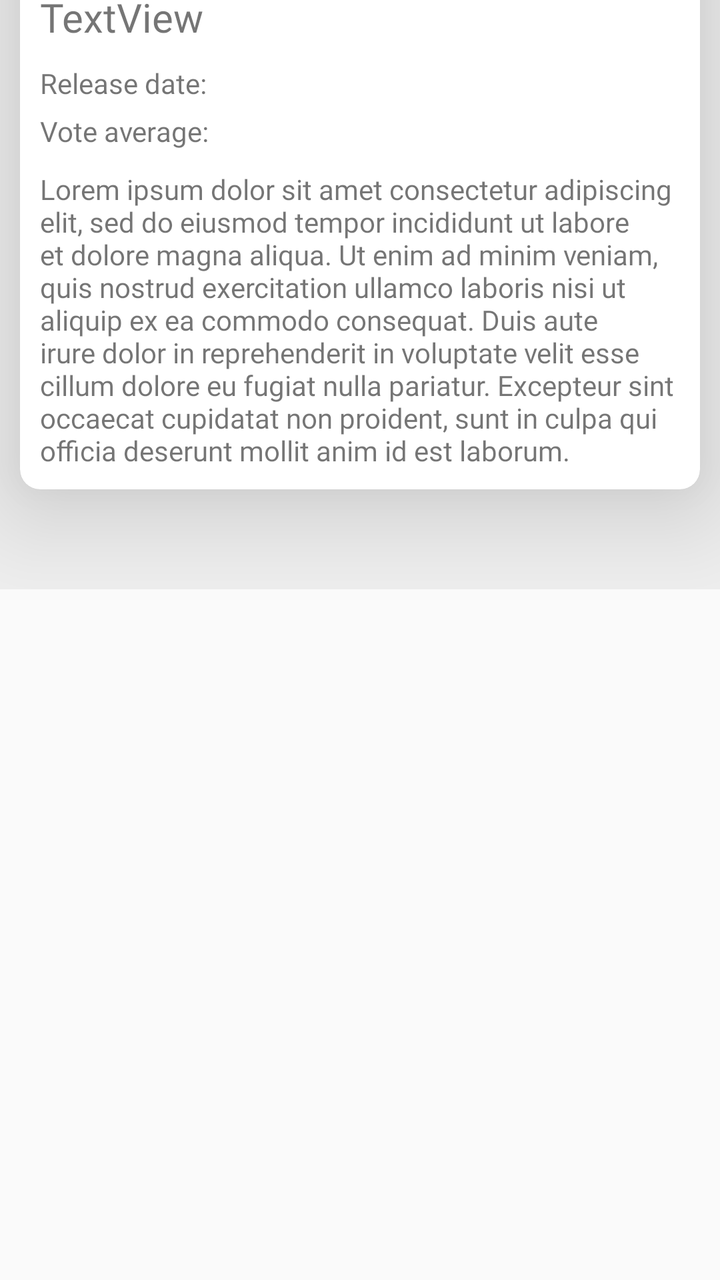
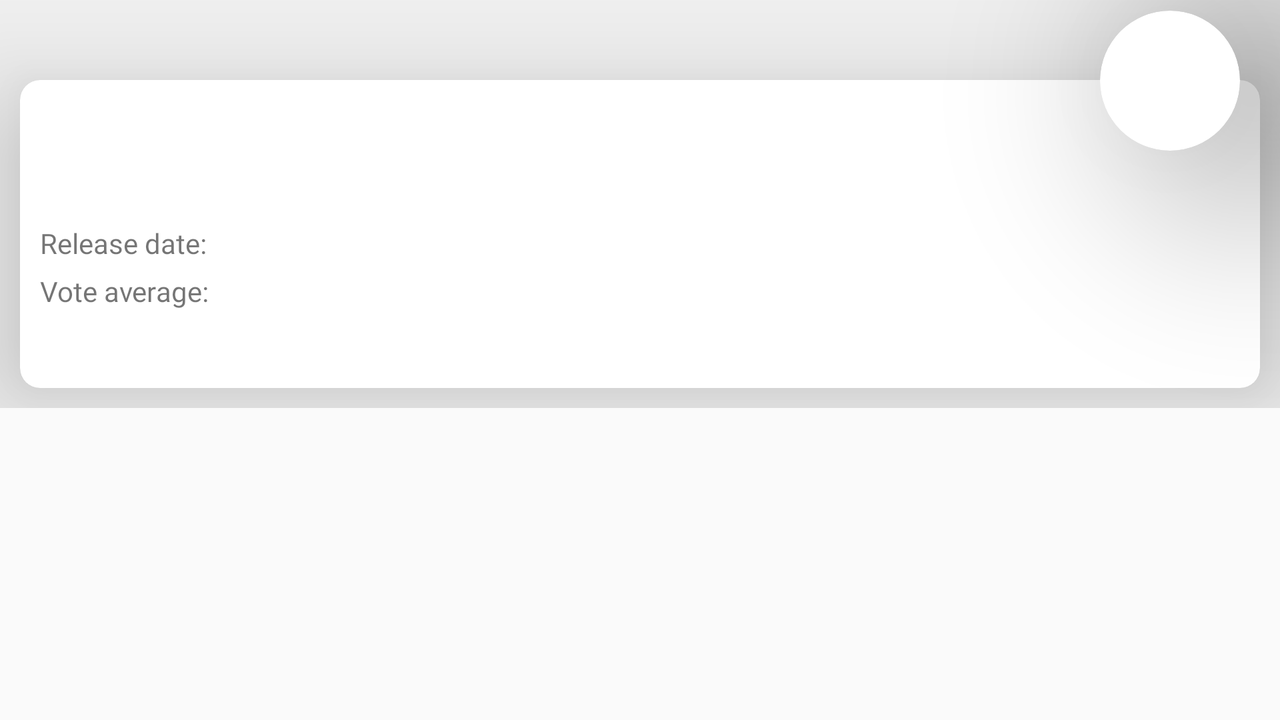

First picture: res/layout/ on a phone held upright. Second picture: the repository's own variant of that layout, on a device whose configuration matches the variant's folder. Source for both follows.
<!-- AndroidManifest.xml: application theme AppTheme -->
<!-- res/layout/activity_detail.xml -->
<?xml version="1.0" encoding="utf-8"?>
<ScrollView
    xmlns:android="http://schemas.android.com/apk/res/android"
    xmlns:app="http://schemas.android.com/apk/res-auto"
    xmlns:tools="http://schemas.android.com/tools"
    android:layout_width="match_parent"
    android:layout_height="match_parent"
    tools:context=".screens.DetailActivity">


    <androidx.constraintlayout.widget.ConstraintLayout
        android:layout_width="match_parent"
        android:layout_height="0dp"
        android:background="#F0F0F0">


        <androidx.recyclerview.widget.RecyclerView
            android:id="@+id/recyclerViewTrailers"
            android:layout_width="match_parent"
            android:layout_height="match_parent"
            android:translationY="-30dp"
            app:layout_constraintBottom_toBottomOf="parent"
            app:layout_constraintEnd_toEndOf="parent"
            app:layout_constraintStart_toStartOf="parent"
            app:layout_constraintTop_toBottomOf="@+id/cardView2" />

        <ImageView
            android:id="@+id/bigPoster"
            android:layout_width="0dp"
            android:layout_height="wrap_content"
            android:adjustViewBounds="true"
            android:translationZ="20dp"
            app:layout_constraintEnd_toEndOf="parent"
            app:layout_constraintStart_toStartOf="parent"
            app:layout_constraintTop_toTopOf="parent" />


        <androidx.constraintlayout.widget.Guideline
            android:id="@+id/guideline"
            android:layout_width="wrap_content"
            android:layout_height="wrap_content"
            android:orientation="vertical"
            app:layout_constraintGuide_percent="0.5" />

        <androidx.cardview.widget.CardView
            android:layout_width="70dp"
            android:layout_height="70dp"
            android:translationZ="60dp"
            app:cardCornerRadius="35dp"
            android:layout_margin="20dp"
            android:padding="10dp"
            android:onClick="changeStatus"
            app:layout_constraintBottom_toTopOf="@+id/cardView2"
            app:layout_constraintEnd_toEndOf="parent">

            <ImageView
                android:id="@+id/imageView2"
                android:layout_width="50dp"
                android:layout_height="50dp"
                android:layout_gravity="center" />

        </androidx.cardview.widget.CardView>


        <androidx.cardview.widget.CardView
            android:id="@+id/cardView2"
            android:layout_width="match_parent"
            android:layout_height="wrap_content"
            android:layout_margin="10dp"
            android:translationY="-50dp"
            android:translationZ="30dp"
            app:cardCornerRadius="10dp"
            app:layout_constraintEnd_toEndOf="parent"
            app:layout_constraintStart_toStartOf="parent"
            app:layout_constraintTop_toBottomOf="@id/bigPoster">

            <LinearLayout
                android:layout_width="match_parent"
                android:layout_height="match_parent"
                android:orientation="vertical">


                <TextView
                    android:id="@+id/titleValue"
                    android:layout_width="match_parent"
                    android:layout_height="wrap_content"
                    android:layout_marginStart="10dp"
                    android:layout_marginTop="35dp"
                    android:layout_marginBottom="5dp"
                    android:fontFamily="@font/montserrat_bold"
                    android:text="TextView"
                    android:textSize="20sp" />

                <TextView
                    android:id="@+id/releaseDate"
                    android:layout_width="match_parent"
                    android:layout_height="wrap_content"
                    android:layout_marginStart="10dp"
                    android:layout_marginTop="5dp"
                    android:fontFamily="@font/montserrat"
                    android:text="Release date: " />

                <TextView
                    android:id="@+id/voteAverage"
                    android:layout_width="match_parent"
                    android:layout_height="wrap_content"
                    android:layout_marginStart="10dp"
                    android:layout_marginTop="5dp"
                    android:fontFamily="@font/montserrat"
                    android:text="Vote average: " />

                <TextView
                    android:id="@+id/descriptionValue"
                    android:layout_width="wrap_content"
                    android:layout_height="wrap_content"
                    android:fontFamily="@font/montserrat"
                    android:padding="10dp"
                    android:text="Lorem ipsum dolor sit amet consectetur adipiscing elit, sed do eiusmod tempor incididunt ut labore et dolore magna aliqua. Ut enim ad minim veniam, quis nostrud exercitation ullamco laboris nisi ut aliquip ex ea commodo consequat. Duis aute irure dolor in reprehenderit in voluptate velit esse cillum dolore eu fugiat nulla pariatur. Excepteur sint occaecat cupidatat non proident, sunt in culpa qui officia deserunt mollit anim id est laborum. " />

            </LinearLayout>
        </androidx.cardview.widget.CardView>




    </androidx.constraintlayout.widget.ConstraintLayout>
</ScrollView>
<!-- resources referenced by this layout -->
<resources>
  <style name="AppTheme" parent="Theme.AppCompat.Light.DarkActionBar">
          
          <item name="colorPrimary">@color/colorBlack</item>
          <item name="colorPrimaryDark">@color/colorGreen</item>
          <item name="colorAccent">@color/colorAccent</item>
      </style>
  <color name="colorBlack">#000000</color>
  <color name="colorGreen">#00CC00</color>
  <color name="colorAccent">#03DAC5</color>
</resources>
<!-- res/layout-land/activity_detail.xml (the repository's variant of the layout above) -->
<!-- drawn on the phone turned sideways -->
<?xml version="1.0" encoding="utf-8"?>
<androidx.constraintlayout.widget.ConstraintLayout
    xmlns:android="http://schemas.android.com/apk/res/android"
    xmlns:app="http://schemas.android.com/apk/res-auto"
    xmlns:tools="http://schemas.android.com/tools"
    android:layout_width="match_parent"
    android:layout_height="match_parent"
    tools:context=".screens.DetailActivity">


    <ImageView
        android:id="@+id/bigPoster"
        android:layout_width="0dp"
        android:layout_height="wrap_content"
        android:adjustViewBounds="true"
        android:translationZ="20dp"
        android:src="@drawable/heart_off"
        app:layout_constraintBottom_toBottomOf="parent"
        app:layout_constraintTop_toTopOf="parent"
        app:layout_constraintStart_toStartOf="parent"
        android:contentDescription="@string/big_poster" />

    <ScrollView
        android:id="@+id/scrollView2"
        android:layout_width="0dp"
        android:layout_height="wrap_content"
        android:background="#F0F0F0"
        app:layout_constraintEnd_toEndOf="parent"
        app:layout_constraintStart_toEndOf="@id/bigPoster"
        app:layout_constraintTop_toTopOf="parent">

    <androidx.constraintlayout.widget.ConstraintLayout
        android:layout_width="match_parent"
        android:layout_height="wrap_content"
        app:layout_constraintTop_toTopOf="parent"
        app:layout_constraintBottom_toBottomOf="parent"
        app:layout_constraintStart_toStartOf="parent"
        app:layout_constraintEnd_toEndOf="parent">


        <androidx.cardview.widget.CardView
            android:layout_width="70dp"
            android:layout_height="70dp"
            android:layout_margin="20dp"
            android:onClick="changeStatus"
            android:padding="10dp"
            android:translationZ="60dp"
            android:translationY="30dp"
            app:cardCornerRadius="35dp"
            app:layout_constraintBottom_toTopOf="@+id/cardView2"
            app:layout_constraintEnd_toEndOf="parent"
            app:layout_constraintTop_toTopOf="@+id/cardView2">

            <ImageView
                android:id="@+id/imageView2"
                android:layout_width="50dp"
                android:layout_height="50dp"
                android:layout_gravity="center"
                android:contentDescription="@string/like" />

        </androidx.cardview.widget.CardView>


        <androidx.cardview.widget.CardView
            android:id="@+id/cardView2"
            android:layout_width="0dp"
            android:layout_height="wrap_content"
            android:layout_margin="10dp"
            android:translationZ="30dp"
            app:cardCornerRadius="10dp"
            android:translationY="30dp"
            app:layout_constraintEnd_toEndOf="parent"
            app:layout_constraintStart_toStartOf="parent"
            app:layout_constraintTop_toTopOf="parent">

            <LinearLayout
                android:layout_width="match_parent"
                android:layout_height="match_parent"
                android:orientation="vertical">


                <TextView
                    android:id="@+id/titleValue"
                    android:layout_width="match_parent"
                    android:layout_height="wrap_content"
                    android:layout_marginStart="10dp"
                    android:layout_marginTop="35dp"
                    android:layout_marginBottom="5dp"
                    android:fontFamily="@font/montserrat_bold"
                    android:text=""
                    android:textSize="20sp" />

                <TextView
                    android:id="@+id/releaseDate"
                    android:layout_width="match_parent"
                    android:layout_height="wrap_content"
                    android:layout_marginStart="10dp"
                    android:layout_marginTop="5dp"
                    android:fontFamily="@font/montserrat"
                    android:text="@string/release_date" />

                <TextView
                    android:id="@+id/voteAverage"
                    android:layout_width="match_parent"
                    android:layout_height="wrap_content"
                    android:layout_marginStart="10dp"
                    android:layout_marginTop="5dp"
                    android:fontFamily="@font/montserrat"
                    android:text="@string/vote_average" />

                <TextView
                    android:id="@+id/descriptionValue"
                    android:layout_width="wrap_content"
                    android:layout_height="wrap_content"
                    android:fontFamily="@font/montserrat"
                    android:padding="10dp"/>
            </LinearLayout>
        </androidx.cardview.widget.CardView>
        <androidx.recyclerview.widget.RecyclerView
            android:id="@+id/recyclerViewTrailers"
            android:layout_width="match_parent"
            android:layout_height="wrap_content"
            android:layout_marginTop="40dp"
            android:nestedScrollingEnabled="false"
            app:layout_constraintEnd_toEndOf="parent"
            app:layout_constraintStart_toEndOf="parent"
            app:layout_constraintTop_toBottomOf="@id/cardView2" />
</androidx.constraintlayout.widget.ConstraintLayout>
</ScrollView>
    </androidx.constraintlayout.widget.ConstraintLayout>
<!-- resources referenced by the variant -->
<!-- as the phone turned sideways resolves them -->
<resources>
  <string name="big_poster">big poster</string>
  <string name="like">like</string>
  <string name="release_date">Release date:</string>
  <string name="vote_average">Vote average:</string>
  <style name="AppTheme" parent="Theme.AppCompat.Light.DarkActionBar">
          
          <item name="colorPrimary">@color/colorBlack</item>
          <item name="colorPrimaryDark">@color/colorGreen</item>
          <item name="colorAccent">@color/colorAccent</item>
      </style>
  <color name="colorBlack">#000000</color>
  <color name="colorGreen">#00CC00</color>
  <color name="colorAccent">#03DAC5</color>
</resources>
